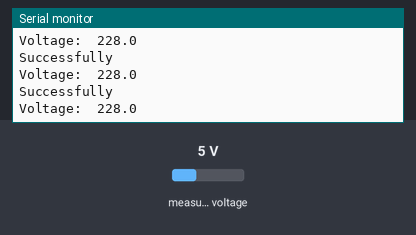
Recording of a sketch running on a simulated ESP32. On the bench: the last lines printed to the serial monitor. Inputs (shaded band) come from the test bench; at power-on: measured voltage 5 V. WiFi joins after 1.5 s; servers stay silent unless stated.

Above: at 2.7 s.
2.8 s: measured voltage set to 0.3 V
At 2.96 s:
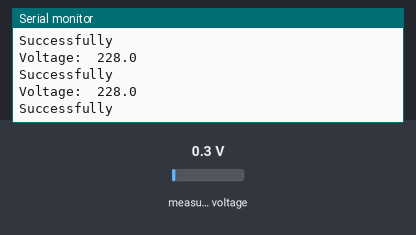
4.3 s: measured voltage set to 3.8 V
At 4.52 s:
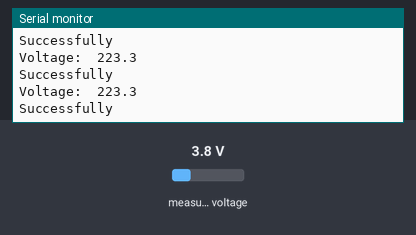
Timing chart, 0 to 7.3 s (numbered marks = the images above; inputs shaded):
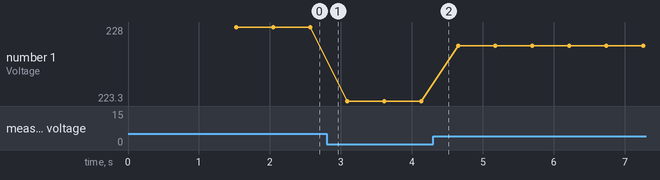

Measured:
- plotted number 1: 228 → 223.3 after the input at 2.8 s, 223.3 → 226.8 after the input at 4.3 s

The sketch:

wattmeter_web_v1.ino
```cpp
#include <Arduino.h>
#include <WiFi.h>
#include <Firebase_ESP_Client.h>
#include <PZEM004Tv30.h>

#include <cmath>

#include "addons/TokenHelper.h"
#include "addons/RTDBHelper.h"

#define WIFI_SSID "AX3000t-2g"
#define WIFI_PASSWORD "47318050"

#define API_KEY "AIzaSyA4EPFB2SCUSUVc9RkDDUXIlcWhIhwCJxM"
#define DATABASE_URL "https://esp32db-1c7ed-default-rtdb.europe-west1.firebasedatabase.app/"

FirebaseData fbdo;

FirebaseAuth auth;
FirebaseConfig config;

PZEM004Tv30 pzem(&Serial1,18, 19); //TX RX

bool signupOK = false;

unsigned long previousMillis = 0;
const long interval = 500;// Інтервал між вимірами

void setup() {
  Serial.begin(115200);
  WiFi.begin(WIFI_SSID, WIFI_PASSWORD);
  Serial.print("Connecting to Wi-Fi");
  while (WiFi.status() != WL_CONNECTED) {
    Serial.print(".");
    delay(300);
  }
  Serial.println();
  Serial.print("Connected with IP: ");
  Serial.println(WiFi.localIP());
  Serial.println();

  config.api_key = API_KEY;
  config.database_url = DATABASE_URL;

  if (Firebase.signUp(&config, &auth, "", "")) {
    Serial.println("ok");
    signupOK = true;
  }
  else {
    Serial.printf("%s\n", config.signer.signupError.message.c_str());
  }

  config.token_status_callback = tokenStatusCallback;

  Firebase.begin(&config, &auth);
  Firebase.reconnectWiFi(true);
}

void loop() {
  unsigned long currentMillis = millis();
    if (Firebase.ready() && signupOK && currentMillis - previousMillis >= interval) {
      previousMillis = currentMillis;
      float voltage = pzem.voltage();
      voltage -= 2;
      char voltageStr[10]; // рядок для зберігання значення voltage
      dtostrf(voltage, 6, 1, voltageStr); // конвертація voltage до рядка з одним знаком після коми
      Serial.print("Voltage: ");
      Serial.println(voltageStr);
      if(Firebase.RTDB.setString(&fbdo, "voltage", voltageStr))
      {
          Serial.println("Successfully");
      }
    }
    delay(50);
}
```
